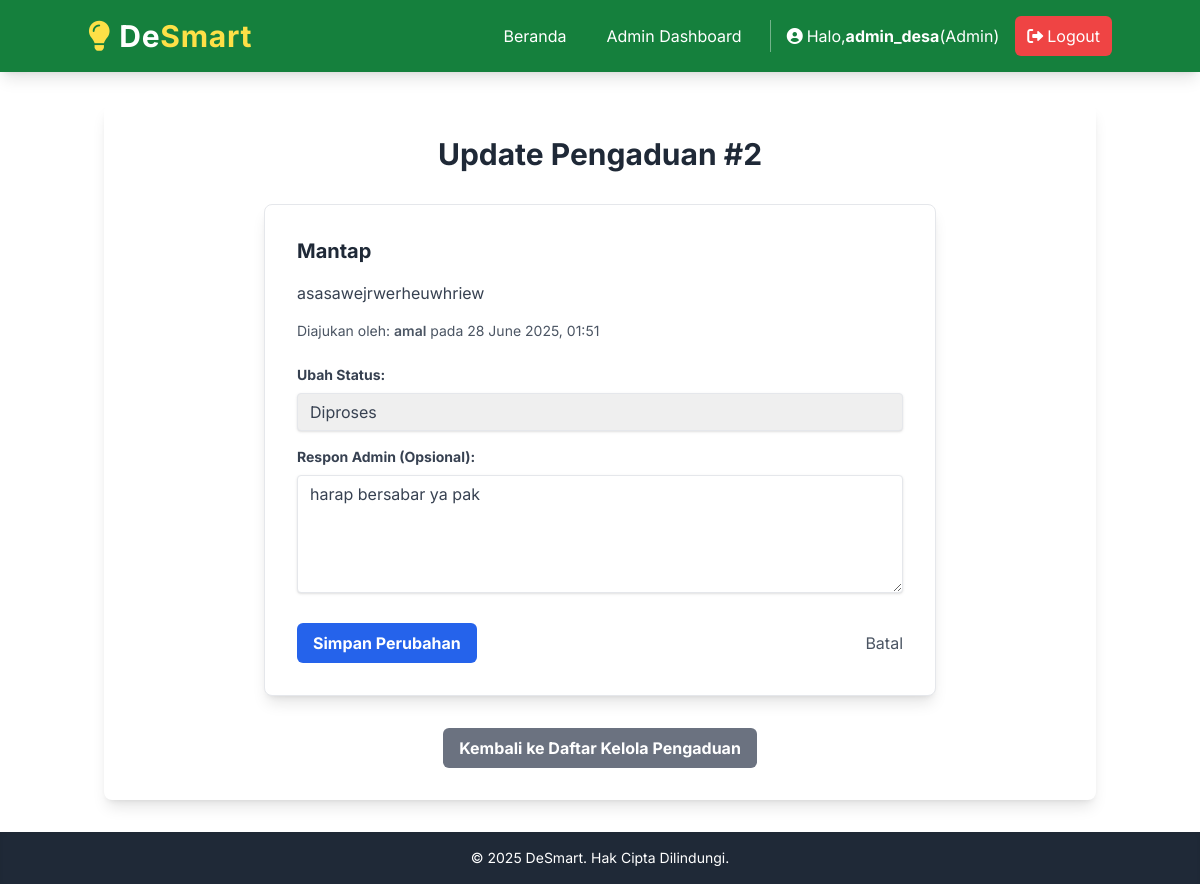
Page /admin/pengaduan/2/update (signed in) on the committed database.
### models.py (models this page shows, shortened)
class User(db.Model, UserMixin):
    id = db.Column(db.Integer, primary_key=True)
    username = db.Column(db.String(20), unique=True, nullable=False)
    email = db.Column(db.String(120), unique=True, nullable=False)
    password_hash = db.Column(db.String(255))
    role = db.Column(db.String(20), default='warga', nullable=False) # 'warga' atau 'admin'
    tanggal_daftar = db.Column(db.DateTime, default=datetime.utcnow)
    pengaduan = db.relationship('Pengaduan', backref='pembuat', lazy=True)

class Pengaduan(db.Model):
    id = db.Column(db.Integer, primary_key=True)
    user_id = db.Column(db.Integer, db.ForeignKey('user.id'), nullable=False) # Foreign Key ke tabel user
    judul = db.Column(db.String(100), nullable=False)
    deskripsi = db.Column(db.Text, nullable=False)
    lokasi = db.Column(db.String(200), nullable=True) # Lokasi spesifik dalam teks
    latitude = db.Column(db.Float, nullable=True) # Koordinat GPS Latitude
    longitude = db.Column(db.Float, nullable=True) # Koordinat GPS Longitude
    url_bukti_media = db.Column(db.String(255), nullable=True)
    status = db.Column(db.String(20), default='Diterima', nullable=False) # Status pengaduan: Diterima, Diproses, Selesai, Ditolak
    tanggal_pengaduan = db.Column(db.DateTime, default=datetime.utcnow)
    tanggal_update_status = db.Column(db.DateTime, default=datetime.utcnow, onupdate=datetime.utcnow)
    respon_admin = db.Column(db.Text, nullable=True)

### app.py (the view, shortened to what this page needs)
@app.route('/admin/pengaduan/<int:pengaduan_id>/update', methods=['GET', 'POST'])
@admin_required
def update_pengaduan_status(pengaduan_id):
    pengaduan = Pengaduan.query.get_or_404(pengaduan_id)
    return render_template('admin/update_pengaduan.html', title='Update Pengaduan', pengaduan=pengaduan)

### app.py (called while the page is built)
@login_manager.user_loader
def load_user(user_id):
    return User.query.get(int(user_id))

def admin_required(f):
    @wraps(f)
    def decorated_function(*args, **kwargs):
        if not current_user.is_authenticated or current_user.role != 'admin':
            flash('Anda tidak memiliki izin untuk mengakses halaman ini.', 'danger')
            return redirect(url_for('index'))
        return f(*args, **kwargs)
    return decorated_function

### templates/admin/update_pengaduan.html (shortened to what this page needs)
{% extends 'layout.html' %}
{% block content %}
    <h2 class="text-3xl font-bold text-center text-gray-800 mb-8">Update Pengaduan #{{ pengaduan.id }}</h2>
    <div class="max-w-2xl mx-auto bg-white p-8 rounded-lg shadow-lg border border-gray-200">
        <h3 class="text-xl font-bold text-gray-800 mb-4">{{ pengaduan.judul }}</h3>
        <p class="text-gray-700 mb-4">{{ pengaduan.deskripsi }}</p>
        <p class="text-sm text-gray-600 mb-6">Diajukan oleh: <span class="font-semibold">{{ pengaduan.pembuat.username }}</span> pada {{ pengaduan.tanggal_pengaduan.strftime('%d %B %Y, %H:%M') }}</p>
        <form method="POST" action="{{ url_for('update_pengaduan_status', pengaduan_id=pengaduan.id) }}">
            <div class="mb-4">
                <label for="status" class="block text-gray-700 text-sm font-bold mb-2">Ubah Status:</label>
                <select name="status" id="status" class="shadow appearance-none border rounded w-full py-2 px-3 text-gray-700 leading-tight focus:outline-none focus:shadow-outline focus:border-blue-500">
                    <option value="Diproses" {% if pengaduan.status == 'Diproses' %}selected{% endif %}>Diproses</option>
                </select>
            </div>
            <div class="mb-6">
                <label for="respon_admin" class="block text-gray-700 text-sm font-bold mb-2">Respon Admin (Opsional):</label>
                <textarea name="respon_admin" id="respon_admin" rows="5" class="shadow appearance-none border rounded w-full py-2 px-3 text-gray-700 leading-tight focus:outline-none focus:shadow-outline focus:border-blue-500">{{ pengaduan.respon_admin if pengaduan.respon_admin else '' }}</textarea>
            </div>
            <div class="flex justify-between items-center">
                <button type="submit" class="bg-blue-600 hover:bg-blue-700 text-white font-bold py-2 px-4 rounded-md focus:outline-none focus:shadow-outline transition-colors duration-200">Simpan Perubahan</button>
                <a href="{{ url_for('detail_pengaduan', pengaduan_id=pengaduan.id) }}" class="text-gray-600 hover:text-gray-800">Batal</a>
            </div>
        </form>
    </div>
    <div class="mt-8 text-center">
        <a href="{{ url_for('kelola_pengaduan') }}" class="inline-block bg-gray-500 hover:bg-gray-600 text-white font-bold py-2 px-4 rounded-md transition-colors">Kembali ke Daftar Kelola Pengaduan</a>
    </div>
{% endblock %}

### templates/layout.html (shortened to what this page needs)
<!DOCTYPE html>
<html lang="en">
<head>
    <script src="https://cdn.tailwindcss.com"></script>
    <link rel="stylesheet" href="https://cdnjs.cloudflare.com/ajax/libs/font-awesome/6.0.0-beta3/css/all.min.css">
    <link rel="stylesheet" href="{{ url_for('static', filename='css/style.css') }}">
</head>
<body class="min-h-screen flex flex-col">
    <header class="bg-green-700 text-white p-4 shadow-lg sticky top-0 z-50">
        <nav class="container mx-auto flex flex-col md:flex-row justify-between items-center relative">
            <a href="/" class="text-3xl font-bold tracking-wide hover:text-yellow-200 transition-colors duration-200 flex items-center mb-4 md:mb-0">
                <i class="fas fa-lightbulb text-yellow-300 mr-2"></i>
                De<span class="text-yellow-300">Smart</span>
            </a>
            <div id="nav-menu" class="hidden md:flex flex-col md:flex-row items-center space-y-2 md:space-y-0 md:space-x-4 flex-wrap justify-center md:justify-end w-full md:w-auto">
                {% if current_user.is_authenticated %}
                    {% if current_user.role == 'admin' %}
                        <a href="/" class="text-white hover:bg-green-600 px-3 py-2 rounded-md transition-colors w-full md:w-auto text-center">Beranda</a>
                        <a href="{{ url_for('admin_dashboard') }}" class="text-white hover:bg-green-600 px-3 py-2 rounded-md transition-colors w-full md:w-auto text-center">Admin Dashboard</a>
                    {% endif %}
                    <span class="text-white text-base ml-2 md:ml-4 pl-2 md:pl-4 border-l border-white border-opacity-40 py-1 flex items-center w-full md:w-auto justify-center md:justify-start">
                        <i class="fas fa-user-circle mr-1"></i>
                        Halo, <span class="font-bold">{{ current_user.username }}</span>(<span class="capitalize">{{ current_user.role }}</span>)
                    </span>
                    <a href="{{ url_for('logout') }}" class="bg-red-500 hover:bg-red-600 text-white px-3 py-2 rounded-md flex items-center w-full md:w-auto justify-center">
                        <i class="fas fa-sign-out-alt mr-1"></i>Logout
                    </a>
                {% endif %}
            </div>
        </nav>
    </header>
    <main class="container mx-auto px-4 py-8 flex-grow">
        <div class="bg-white p-8 rounded-lg shadow-lg">
            {% block content %}{% endblock %}
        </div>
    </main>
    <footer class="bg-gray-800 text-white p-4 text-center mt-auto shadow-inner">
        <p class="text-sm">&copy; 2025 DeSmart. Hak Cipta Dilindungi.</p>
    </footer>
</body>
</html>

### templates/layout.html (style rules this page uses)
body { font-family: 'Inter', sans-serif; @apply bg-gray-100 text-gray-800; }

### rows in the picture
User: username "admin_desa", role "Admin"
Pengaduan: id "2", judul "Mantap", deskripsi "asasawejrwerheuwhriew", tanggal_pengaduan "28 June 2025, 01:51", status "Diproses", respon_admin "harap bersabar ya pak"
User: pembuat.username "amal"
